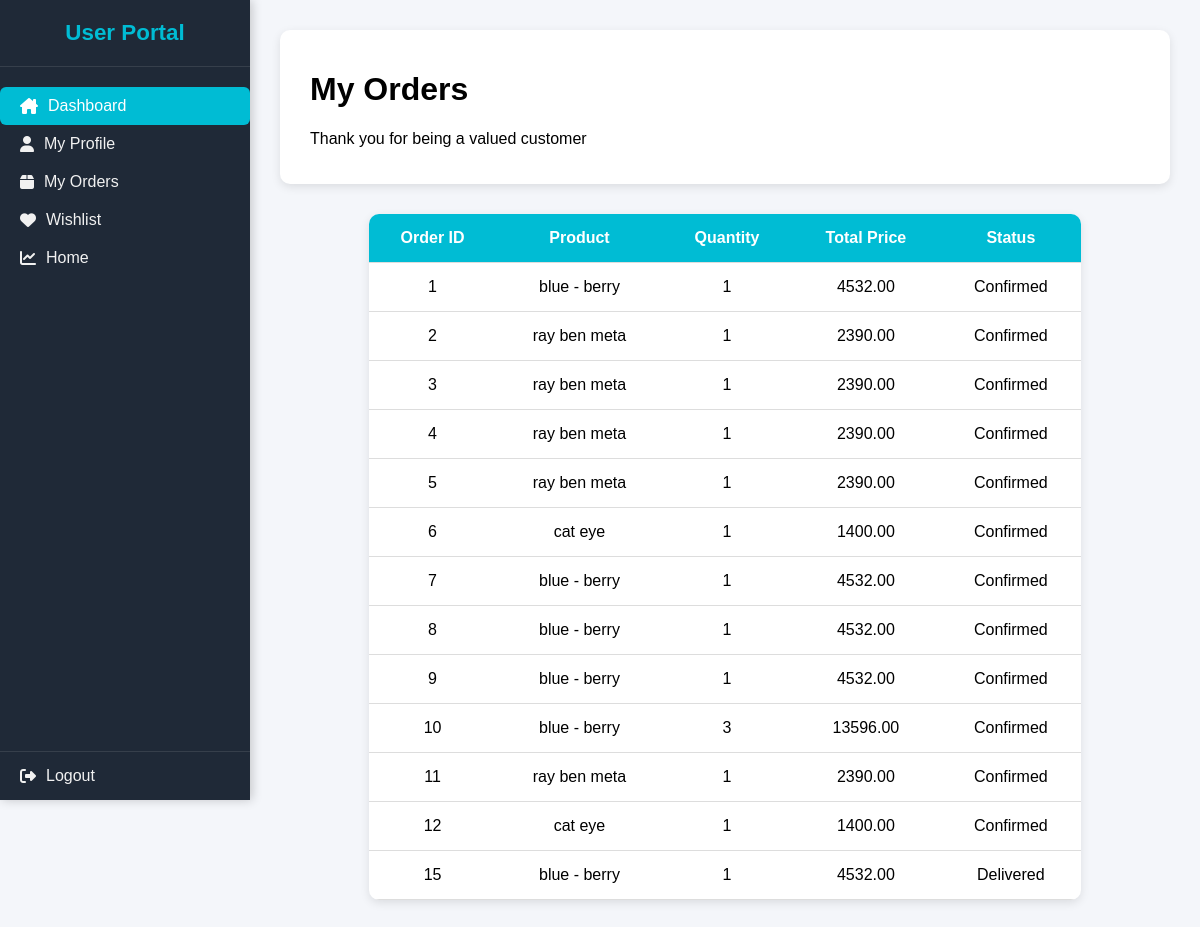
The page /my_orders/ (signed in) on the database its author committed.
### eyeconicapp/models.py (models this page shows, shortened)
class Order(models.Model):
    user=models.ForeignKey(UserRegistration,on_delete=models.CASCADE)
    product=models.ForeignKey(Product,on_delete=models.CASCADE)
    quantity=models.PositiveBigIntegerField(default=1)
    address=models.TextField()
    phone=models.CharField(max_length=15)
    ordered_at=models.DateTimeField(auto_now_add=True)
    total_price=models.DecimalField(max_digits=10,decimal_places=2)
    status=models.CharField(max_length=20,default='pending')

class Product(models.Model):
    product_name=models.CharField(max_length=100)
    product_description=models.TextField()
    product_price=models.DecimalField(max_digits=10,decimal_places=2)
    product_image=models.ImageField(null=True,blank=True,upload_to='products/')

### eyeconicapp/views.py (the view)
# urls.py: path('my_orders/', views.my_orders, name='my_orders'),
def my_orders(request):
    if 'user_id' not in request.session:
        messages.error(request, "Please login first.")
        return redirect('user_login')
    user = get_object_or_404(UserRegistration, id=request.session['user_id'])
    orders = Order.objects.filter(user=user)
    return render(request, 'my_orders.html', {'orders': orders})

### templates/my_orders.html (shortened to what this page needs)
<!DOCTYPE html>
<html lang="en">
<head>
    <link
    rel="stylesheet"
    href="https://cdnjs.cloudflare.com/ajax/libs/font-awesome/6.7.2/css/all.min.css"
  />
</head>
<body>
    <div class="sidebar">
    <div class="logo">User Portal</div>
    <div class="nav-section">
      <ul class="nav-list">
        <li><a href="{% url 'user_dashboard' %}" class="active"><i class="fa-solid fa-house-chimney"></i>Dashboard</a></li>
        <li><a href="{% url 'my_profile' %}"><i class="fa-solid fa-user"></i>My Profile</a></li>
        <li><a href="{% url 'my_orders' %}"><i class="fa-solid fa-box"></i>My Orders</a></li>
        <li><a href="{% url 'wishlist' %}"><i class="fa-solid fa-heart"></i>Wishlist</a></li>
         <li><a href="{% url 'home' %}"> <i class="fa-solid fa-chart-line"></i>Home</a></li>
      </ul>
    </div>
    <div class="logout">
      <a href="{% url 'user_logout' %}"><i class="fa-solid fa-right-from-bracket"></i>Logout</a>
    </div>
  </div>
   <div class="main-content">
    <div class="welcome-box">
      <h1>My Orders</h1>
      <p> Thank you for being a valued customer</p>
    </div>
  <table>
    <tr>
      <th>Order ID</th>
      <th>Product</th>
      <th>Quantity</th>
      <th>Total Price</th>
      <th>Status</th>
    </tr>
    {% for order in orders %}
    <tr>
      <td>{{ order.id }}</td>
      <td>{{ order.product.product_name }}</td>
      <td>{{ order.quantity }}</td>
      <td>{{ order.total_price }}</td>
      <td>{{ order.status }}</td>
    </tr>
    {% empty %}
    <tr>
      <td colspan="5">No orders yet.</td>
    </tr>
    {% endfor %}
  </table>
</body>
</html>

### templates/my_orders.html (style rules this page uses)
body { margin: 0; font-family: "Poppins", sans-serif; background-color: #f4f6fa; display: flex; min-height: 100vh; }
.sidebar { width: 250px; background: #1f2937; color: #f1f1f1; display: flex; flex-direction: column; position: fixed; height: 100vh; box-shadow: 2px 0 10px rgba(0,0,0,0.2); }
.logo { padding: 20px; font-size: 1.4rem; font-weight: 600; color: #00bcd4; text-align: center; border-bottom: 1px solid rgba(255,255,255,0.1); }
.nav-section { flex: 1; padding: 20px 0; overflow-y: auto; }
.nav-list { list-style: none; padding: 0; margin: 0; }
.nav-list a { display: flex; align-items: center; gap: 10px; color: #f1f1f1; padding: 10px 20px; border-radius: 6px; transition: background 0.3s; text-decoration: none; }
.nav-list a:hover, .nav-list a.active { background: #00bcd4; color: #fff; }
.logout { padding: 15px 20px; border-top: 1px solid rgba(255,255,255,0.1); }
.logout a { color: #f1f1f1; display: flex; align-items: center; gap: 10px; text-decoration: none; }
.main-content { margin-left: 250px; padding: 30px; width: calc(100% - 250px); background: #f4f6fa; }
.welcome-box { background: #fff; padding: 20px 30px; border-radius: 10px; box-shadow: 0 3px 10px rgba(0,0,0,0.1); margin-bottom: 30px; }
table { width: 80%; margin: auto; border-collapse: collapse; background: white; border-radius: 10px; overflow: hidden; box-shadow: 0 3px 10px rgba(0,0,0,0.1); }
th, td { padding: 15px; text-align: center; border-bottom: 1px solid #ddd; }
th { background: #00bcd4; color: white; }

### rows shown on the page
Order: id "1", product.product_name "blue - berry", quantity "1", total_price "4532.00", status "Confirmed"
Order: id "2", product.product_name "ray ben meta", quantity "1", total_price "2390.00", status "Confirmed"
Order: id "3", product.product_name "ray ben meta", quantity "1", total_price "2390.00", status "Confirmed"
Order: id "4", product.product_name "ray ben meta", quantity "1", total_price "2390.00", status "Confirmed"
Order: id "5", product.product_name "ray ben meta", quantity "1", total_price "2390.00", status "Confirmed"
Order: id "6", product.product_name "cat eye", quantity "1", total_price "1400.00", status "Confirmed"
Order: id "7", product.product_name "blue - berry", quantity "1", total_price "4532.00", status "Confirmed"
Order: id "8", product.product_name "blue - berry", quantity "1", total_price "4532.00", status "Confirmed"
Order: id "9", product.product_name "blue - berry", quantity "1", total_price "4532.00", status "Confirmed"
Order: id "10", product.product_name "blue - berry", quantity "3", total_price "13596.00", status "Confirmed"
Order: id "11", product.product_name "ray ben meta", quantity "1", total_price "2390.00", status "Confirmed"
Order: id "12", product.product_name "cat eye", quantity "1", total_price "1400.00", status "Confirmed"
Order: id "15", product.product_name "blue - berry", quantity "1", total_price "4532.00", status "Delivered"
